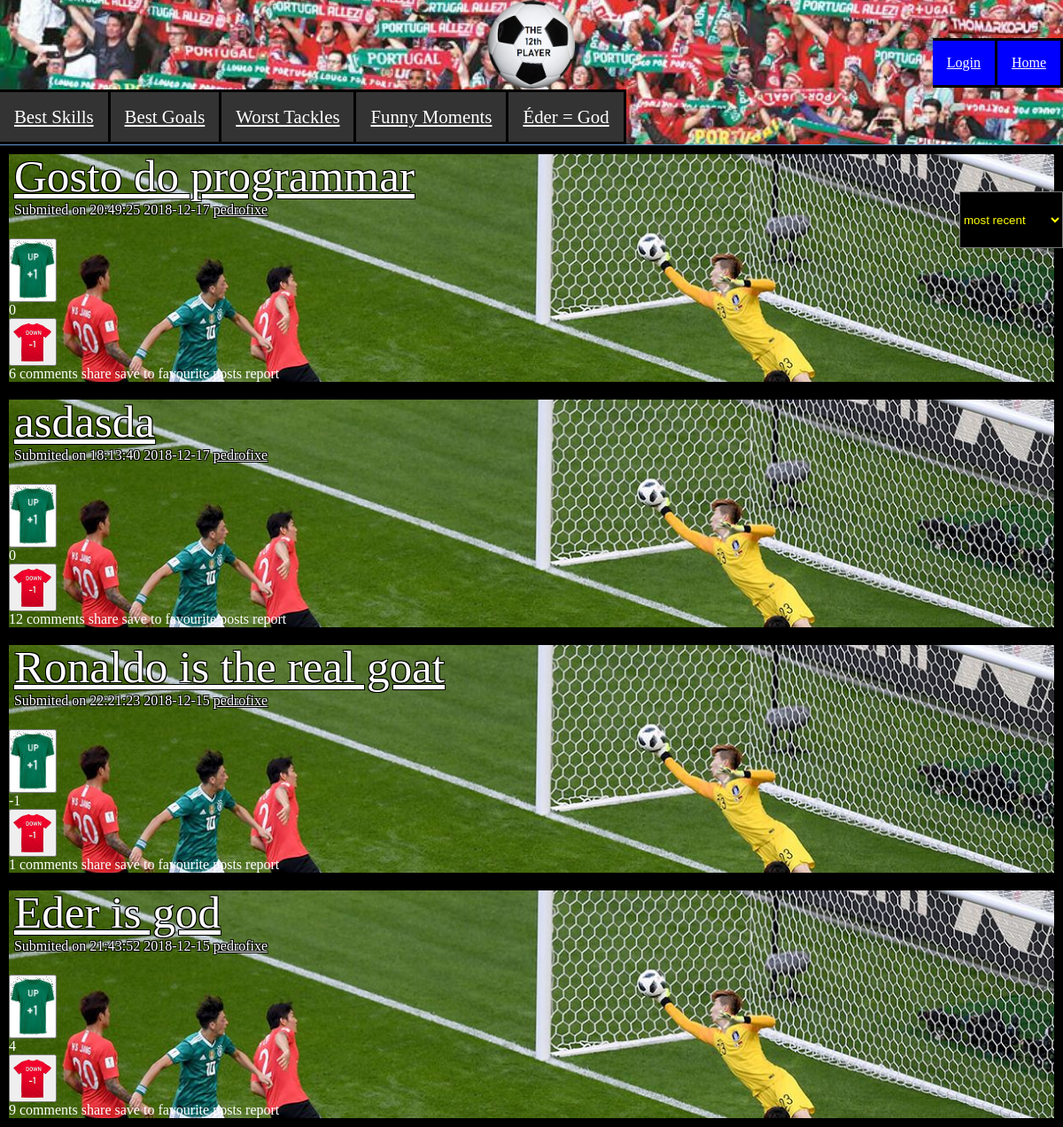
/posts.php, run on the app's committed database.
### tables this page shows
CREATE TABLE Post (
	idPost		INTEGER NOT NULL PRIMARY KEY,
	idUser		INTEGER REFERENCES User (idUser),

	Title 		VARCHAR (100) NOT NULL,
	Text		VARCHAR (1000) NOT NULL,

	Link		VARCHAR NOT NULL,

	Date		INTEGER NOT NULL,

	Upvotes		INTEGER,
	Downvotes	INTEGER
);

CREATE TABLE User (
    idUser      INTEGER  NOT NULL PRIMARY KEY,

    username	VARCHAR (50) NOT NULL UNIQUE,
	password	VARCHAR NOT NULL,
	age 		INTEGER NOT NULL,
	email		VARCHAR (100) NOT NULL UNIQUE,
	pic			VARCHAR NOT NULL
);

### utilities.php (called while the page is built, shortened)
<?php
	function getUsernameFromID($dbh, $id)
	{
		$query = $dbh->prepare('SELECT * FROM User WHERE idUser = ?');
		$query->execute(array($id));
		$results = $query->fetchAll();
		return $results[0]['username'];
	}
	function loggedIn()
	{
		$session = session_start();
		if (isset($_SESSION['id']))
		{
			$id = $_SESSION['id'];
			return $id;
		}
		else
		{
			return -1;
		}
	}
?>

### orderPosts.php (the view, shortened to what this page needs)
<?php
	include_once("utilities.php");
	$dbh = new PDO('sqlite:database.db');
	$dbh->setAttribute(PDO::ATTR_EMULATE_PREPARES,false);
	$orderType = "most recent";
	if ($orderType == "top")
	{
		$query = $dbh->prepare('SELECT P.idPost, P.Title, P.Date, P.idUser, P.Upvotes, P.Downvotes, U.username, P.Upvotes-P.Downvotes votes, count(C.idComment) commentCount from Post P, User U LEFT OUTER JOIN Comment C ON P.idPost = C.idPost WHERE P.idUser = U.idUser GROUP BY P.idPost ORDER BY votes DESC');
	}
	else if ($orderType == "most recent")
	{
		$query = $dbh->prepare('SELECT P.idPost, P.Title, P.Date, P.idUser, P.Upvotes, P.Downvotes, U.username, count(C.idComment) commentCount from Post P, User U LEFT OUTER JOIN Comment C ON P.idPost = C.idPost WHERE P.idUser = U.idUser GROUP BY P.idPost ORDER BY Date DESC');
	}
	$status = $query->execute();
	$postLimit = 5;
	$posts = array();
	for ($i = 0; $i < $postLimit; $i++)
	{
		$fetched = $query->fetch();
		if ($fetched)
			$posts[] = $fetched;
	}
	$return = "";
	foreach($posts as $post)
	{
		$idPost = $post['idPost'];
		$Title = $post['Title'];
		$Date = $post['Date'];
		$idUser = $post['idUser'];
		$Upvotes = $post['Upvotes'];
		$Downvotes = $post['Downvotes'];
		$commentCount = $post['commentCount'];
		$Votes = $Upvotes-$Downvotes;
		$dateString = date('H:i:s Y-m-d', $Date);
		$username = getUsernameFromID($dbh, $idUser);
		$return .=
		"\n\n<div id=\"main\" class=\"postPage\">
				<div class='post'>
					<div class=\"post-body\">
						<a href=\"postPage.php?id=$idPost\" class='post-title'> $Title </a>
						<p> Submited on $dateString <a href=\"#\" class='submitter'>$username</a><br><br></p>
					</div>
					<div class=\"post-votes\">
						<div class='ball up' >
							<button onclick='upVote($idPost)' id='upVote()'>
								<img src=\"./upvote.jpg\">
							</button>
						</div>
						<div id=\"numberOfVotes$idPost\">$Votes</div>
						<div class='ball down' id='downvote()'>
							<button onclick='downVote($idPost)' id='downVote()'>
								<img src=\"./downvote1.png\">
							</button>
						</div>
					</div>
					<div class='post-options'>
						<span>$commentCount comments</span>
						<span>share</span>
						<span>save to favourite posts</span>
						<span>report</span>
					</div>
				</div>
			</div>";
	}
	echo "$return";
?>

### posts.php (shortened to what this page needs)
<?php
	include_once("utilities.php");
?>
<!DOCTYPE <!DOCTYPE html>
<html lang="en" dir="ltr">
<head>
	<link href="style.css" rel="stylesheet">
</head>
<body>
	<nav class='posts'>
		<div class = "logo">
			<a href="./index.php">
				<img src='./12th.png'>
			</a>
		</div>
		<div class= "posts2">
			<ul>
				<li><a href="#a">Best Skills</a></li>
				<li><a href=#b>Best Goals</a></li>
				<li><a href=#c>Worst Tackles </a></li>
				<li><a href=#d>Funny Moments </a></li>
				<li><a href=#e>Éder = God </a></li>
			</ul>
		</div>
		<div class="profileInPosts">
			<div>
				<ul>
					<?php
					$id = loggedIn();
					if ($id == -1) : ?>
						<li><a href="index.php">Home</a></li>
						<li><a href="login.html">Login</a></li>
				<?php endif; ?>
			</div>
		</nav>
		<div id="posts">
			<?php include_once("orderPosts.php") ?>
		</div>
		<select id="sort" onchange="orderPosts()">
			<option value="most recent">most recent</option>
		</select>
		</html>

### style.css (style rules this page uses)
* { margin: 0; padding: 0; }
.postPage { margin-top: 0%; display: grid; background-color: grey; z-index: 1; align-items: left; }
.posts { display: grid; grid-auto-rows: auto; margin-top: 0%; margin-bottom: 0%; margin: 0; padding: 0; background-color: grey; border-bottom: solid #5f99cf; border-width: thin; position: relative; align-items: left; background-attachment: scroll; }
.post { margin-bottom: -1%; text-align: left; margin-bottom: 0%; background: url(korea.jpg); background-size: cover; border: 10px solid black; color: white; }
.profileInPosts { margin-top: -10%; }
.profileInPosts ul li { align-items: flex-end; background-color: blue; float: right; }
.profileInPosts ul li a { align-items: flex-end; color: white; background-color: blue; }
.logo { margin-left: auto; margin-right: auto; }
.posts2 ul li a { color: white; font-size: 130%; }
#sort { position: fixed; right: 0%; bottom: 78%; height: 5%; background-color: black; color: yellow; }
nav { background-image: url(pt.png); background-repeat: no-repeat; background-position: center; background-size: cover; width: 100%; border-bottom: solid; border-color: black; border-width:thick; }
nav ul { background-color: #333333; margin: 0; list-style: none; display: block; }
nav ul li { background-color: #333333; float: left; padding: 16px; display: block; display: inline-table; border-right: solid black; border-top: solid black; border-bottom: solid black; }
.post-votes { text-align: left; }
.post-body { bottom: 2%; left: 0.5%; position: relative; color: white; text-shadow: -1px -1px 0 #000, 1px -1px 0 #000, -1px 1px 0 #000, 1px 1px 0 #000; }
.post-title { position: relative; font-size: 320%; color: white; text-shadow: -1px -1px 0 #000, 1px -1px 0 #000, -1px 1px 0 #000, 1px 1px 0 #000; }
.submitter { color: white; margin-top: 20%; }

### data on the page
post: Title "Gosto do programmar", Date "20:49:25 2018-12-17", idUser.username "pedrofixe", Upvotes "0", commentCount "6"
post: Title "asdasda", Date "18:13:40 2018-12-17", idUser.username "pedrofixe", Upvotes "0", commentCount "12"
post: Title "Ronaldo is the real goat", Date "22:21:23 2018-12-15", idUser.username "pedrofixe", Votes "-1", commentCount "1"
post: Title "Eder is god", Date "21:43:52 2018-12-15", idUser.username "pedrofixe", Votes "4", commentCount "9"
